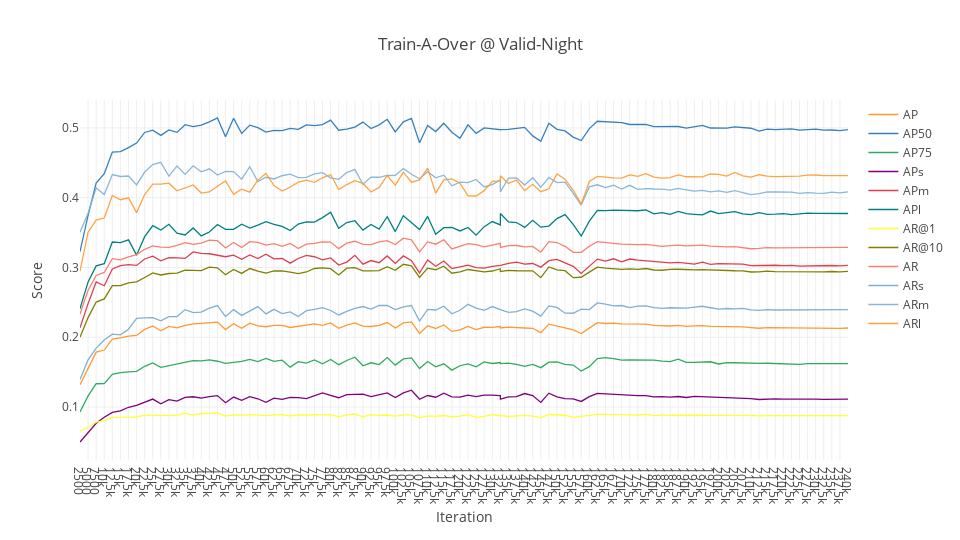

The code cell stored with this chart in its notebook:
### Code cell
cf.go_offline(connected = True)
config = {
    "modeBarButtonsToRemove": ["sendDataToCloud"],
    "displaylogo": False
}
layout = {
    "title": plot_title,
    "xaxis": {
        "title": "Iteration",
        "tickvals": df_iterations["Iteration"],
    },    
    "yaxis": {
        "title": "Score"
    },
    "width": 960,
    "height": 540
}
fig = df_iterations.iplot(x = 'Iteration', y = ["AP", "AP50", "AP75", "APs", "APm", "APl", "AR@1", "AR@10", "AR", "ARs", "ARm", "ARl"], layout = layout, asFigure = True)
py.offline.iplot(fig, show_link = False, config = config)
